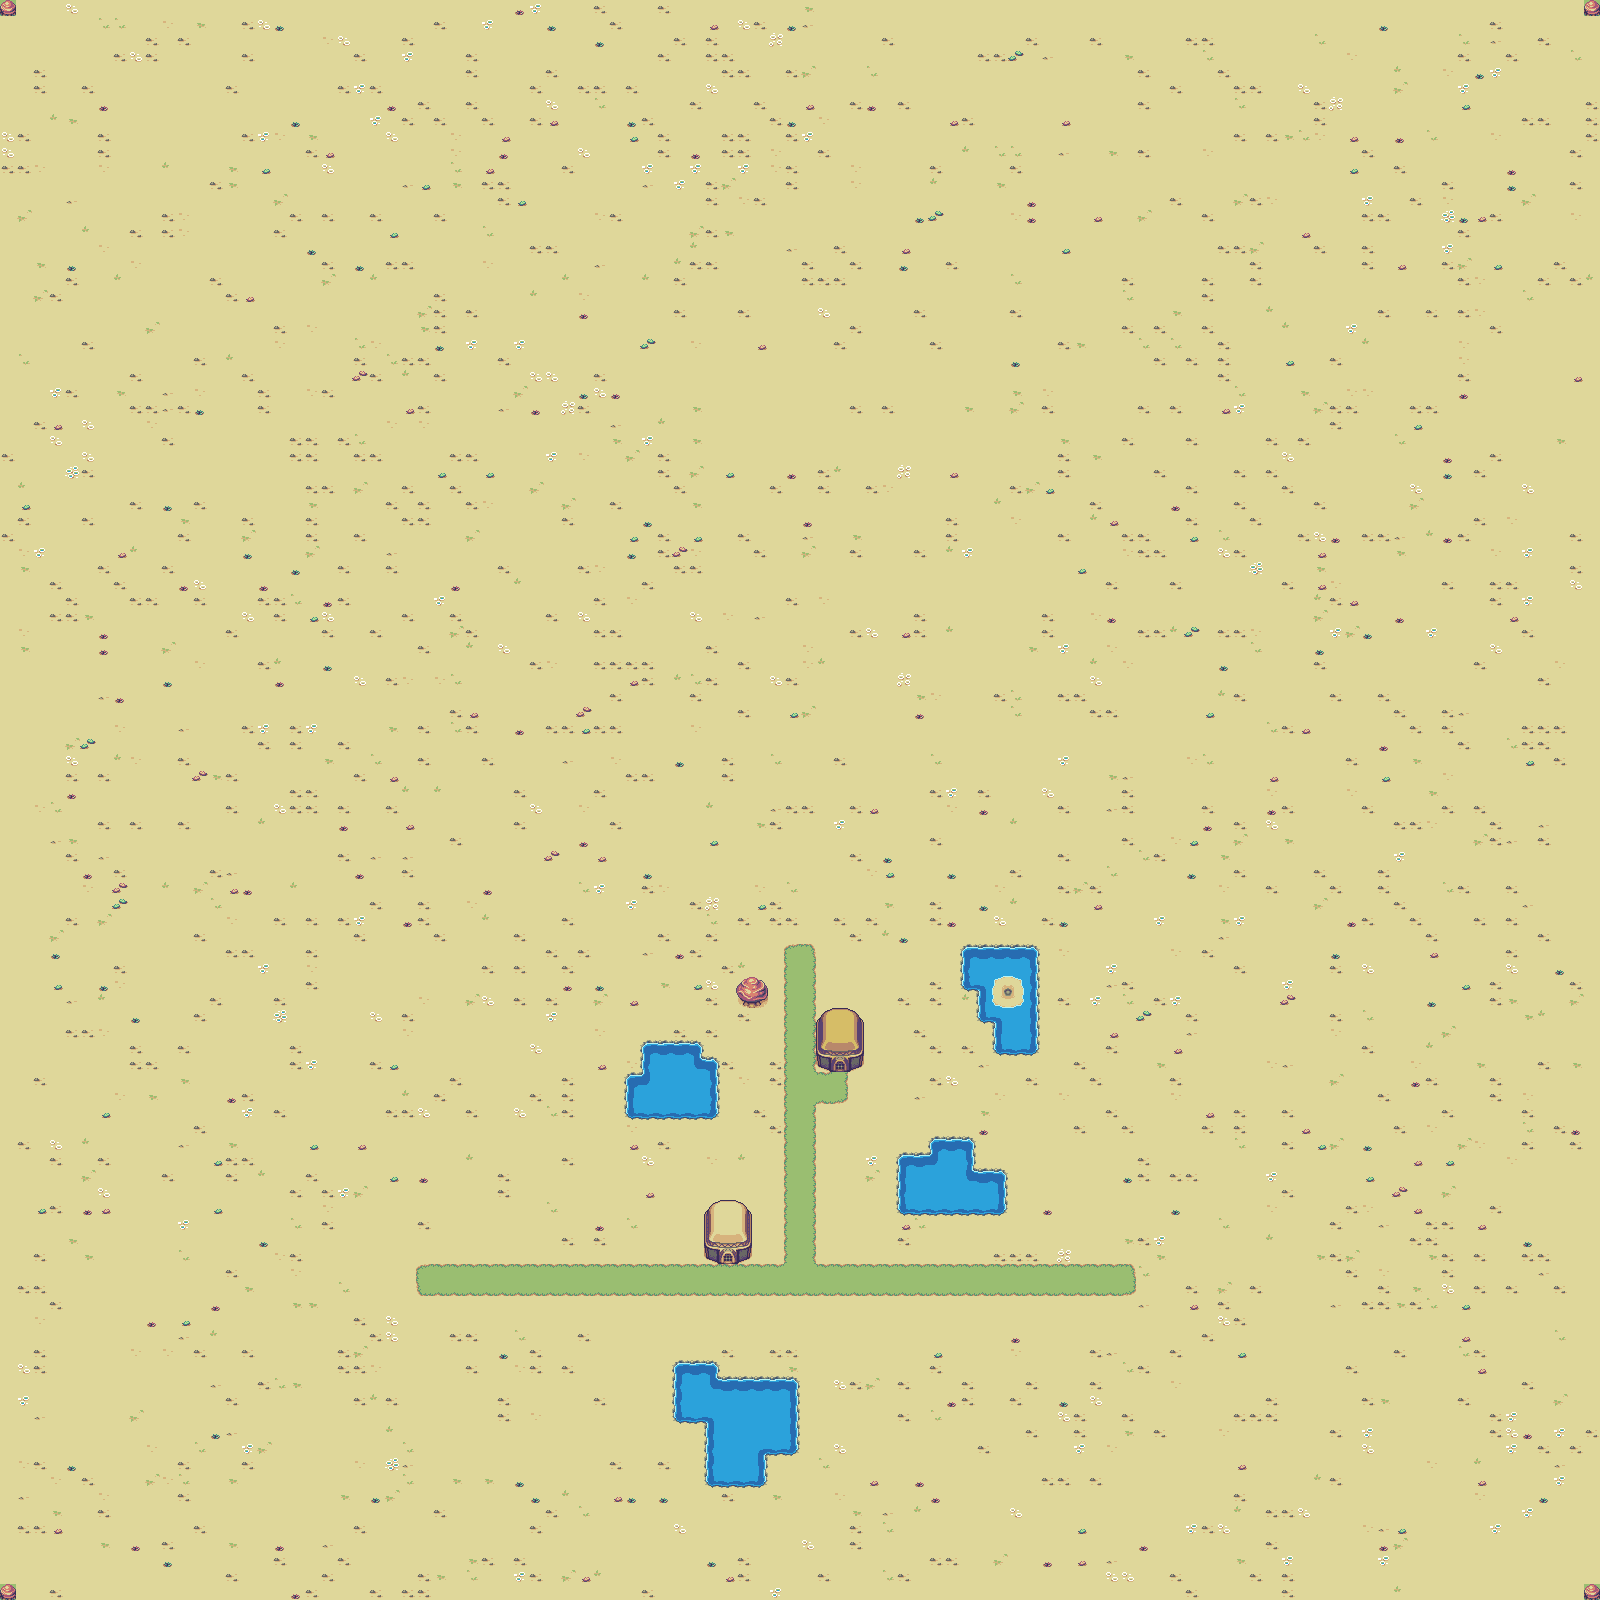

The image is a tile-based game level rendered from a .tmx file. Its description and source (layers, tilesets, objects; grid data summarised) follow:
An orthogonal 100x100 tile map with 16x16 px tiles, 2 tile layers (Ground, Top).

<map version="1.8" tiledversion="1.8.2" orientation="orthogonal" renderorder="right-down" width="100" height="100" tilewidth="16" tileheight="16" infinite="0" nextlayerid="14" nextobjectid="1">
 <tileset firstgid="1" source="SeasonalOverworldSet.tsx" />
 <layer id="1" name="Ground" width="100" height="100">
  <data>[10000 cells, 10000 non-empty, 72 distinct tile ids]</data>
 </layer>
 <objectgroup id="13" name="Object Layer 1" />
 <layer id="12" name="Top" width="100" height="100">
  <data>[10000 cells, 10 non-empty, 10 distinct tile ids]</data>
 </layer>
</map>
